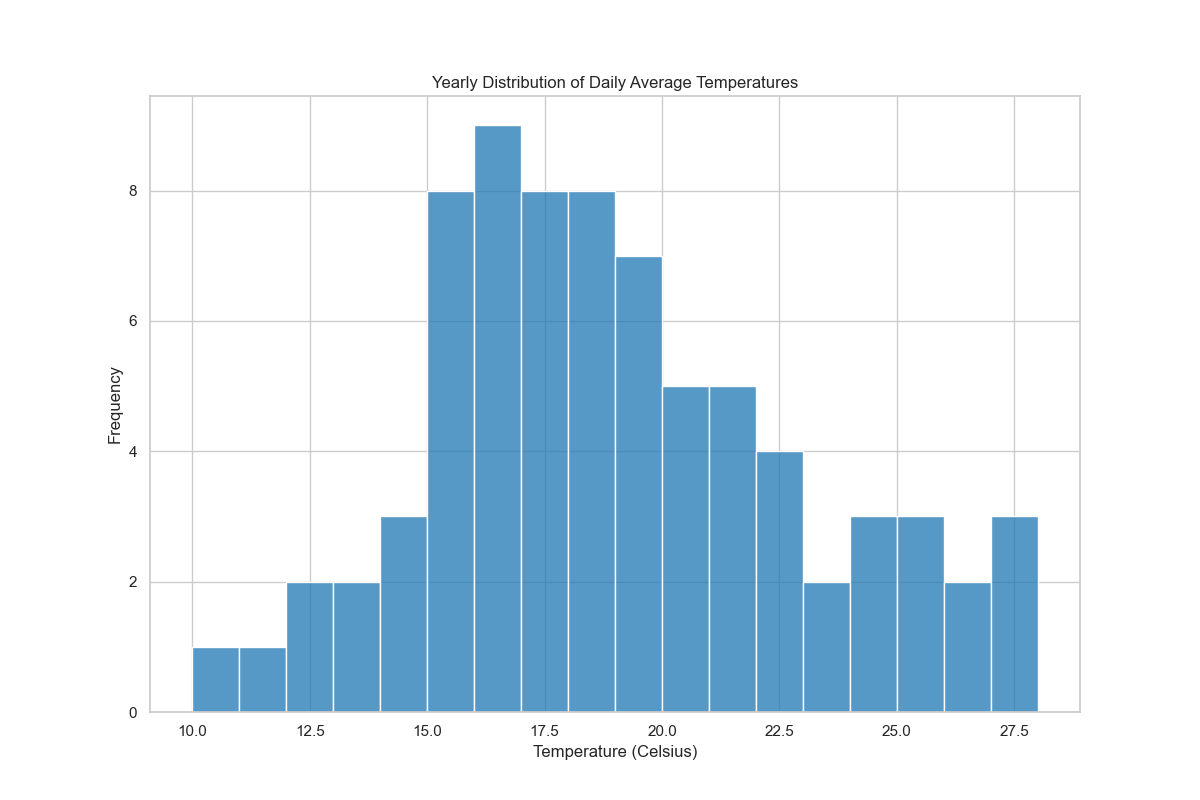

Reproduce this figure in Python.

import seaborn as sns
import matplotlib.pyplot as plt
import pandas as pd

# Data (hypothetical temperatures in Celsius over a year)
data = {
    "Temperature": [
        15, 16, 15, 17, 16, 18, 19, 20, 21, 19, 17, 18, 18, 21, 22, 23, 25, 26, 24,
        22, 20, 20, 21, 19, 17, 15, 16, 18, 17, 16, 15, 16, 16, 15, 17, 18, 20, 22,
        21, 19, 24, 25, 27, 28, 26, 24, 22, 23, 25, 27, 20, 21, 19, 18, 17, 16, 15,
        14, 13, 15, 17, 19, 18, 17, 16, 15, 14, 13, 12, 11, 10, 12, 14, 16, 18, 19
    ]
}

# Create DataFrame
df = pd.DataFrame(data)

# Set the size of the plot
plt.figure(figsize=(12, 8))

# Create a histogram with specified bin width, color, and other properties
sns.histplot(df['Temperature'], bins=18, color='#1f77b4', kde=False, binwidth=1)

# Set title and labels for the plot
plt.title("Yearly Distribution of Daily Average Temperatures")
plt.xlabel("Temperature (Celsius)")
plt.ylabel("Frequency")

# Show the plot
plt.show()
